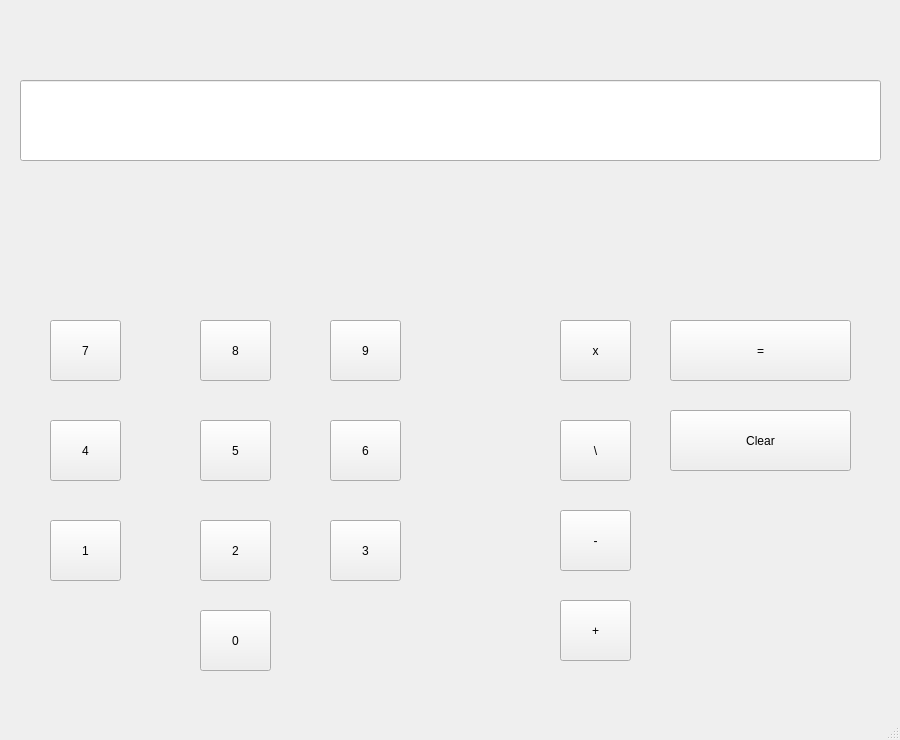
<?xml version="1.0" encoding="UTF-8"?>
<ui version="4.0">
 <class>MainWindow</class>
 <widget class="QMainWindow" name="MainWindow">
  <property name="geometry">
   <rect>
    <x>0</x>
    <y>0</y>
    <width>900</width>
    <height>740</height>
   </rect>
  </property>
  <property name="windowTitle">
   <string>MainWindow</string>
  </property>
  <widget class="QWidget" name="centralwidget">
   <widget class="QLineEdit" name="lineEdit">
    <property name="geometry">
     <rect>
      <x>20</x>
      <y>80</y>
      <width>861</width>
      <height>81</height>
     </rect>
    </property>
    <property name="styleSheet">
     <string notr="true">font: 75 20pt &quot;MS Shell Dlg 2&quot;;</string>
    </property>
    <property name="text">
     <string/>
    </property>
   </widget>
   <widget class="QPushButton" name="pushButton">
    <property name="geometry">
     <rect>
      <x>200</x>
      <y>610</y>
      <width>71</width>
      <height>61</height>
     </rect>
    </property>
    <property name="styleSheet">
     <string notr="true">font: 16pt &quot;MS Shell Dlg 2&quot;;</string>
    </property>
    <property name="text">
     <string>0</string>
    </property>
   </widget>
   <widget class="QPushButton" name="pushButton_2">
    <property name="geometry">
     <rect>
      <x>50</x>
      <y>520</y>
      <width>71</width>
      <height>61</height>
     </rect>
    </property>
    <property name="styleSheet">
     <string notr="true">font: 16pt &quot;MS Shell Dlg 2&quot;;</string>
    </property>
    <property name="text">
     <string>1</string>
    </property>
   </widget>
   <widget class="QPushButton" name="pushButton_3">
    <property name="geometry">
     <rect>
      <x>200</x>
      <y>520</y>
      <width>71</width>
      <height>61</height>
     </rect>
    </property>
    <property name="styleSheet">
     <string notr="true">font: 16pt &quot;MS Shell Dlg 2&quot;;</string>
    </property>
    <property name="text">
     <string>2</string>
    </property>
   </widget>
   <widget class="QPushButton" name="pushButton_4">
    <property name="geometry">
     <rect>
      <x>330</x>
      <y>520</y>
      <width>71</width>
      <height>61</height>
     </rect>
    </property>
    <property name="styleSheet">
     <string notr="true">font: 16pt &quot;MS Shell Dlg 2&quot;;</string>
    </property>
    <property name="text">
     <string>3</string>
    </property>
   </widget>
   <widget class="QPushButton" name="pushButton_5">
    <property name="geometry">
     <rect>
      <x>50</x>
      <y>420</y>
      <width>71</width>
      <height>61</height>
     </rect>
    </property>
    <property name="styleSheet">
     <string notr="true">font: 16pt &quot;MS Shell Dlg 2&quot;;</string>
    </property>
    <property name="text">
     <string>4</string>
    </property>
   </widget>
   <widget class="QPushButton" name="pushButton_6">
    <property name="geometry">
     <rect>
      <x>200</x>
      <y>420</y>
      <width>71</width>
      <height>61</height>
     </rect>
    </property>
    <property name="styleSheet">
     <string notr="true">font: 16pt &quot;MS Shell Dlg 2&quot;;</string>
    </property>
    <property name="text">
     <string>5</string>
    </property>
   </widget>
   <widget class="QPushButton" name="pushButton_7">
    <property name="geometry">
     <rect>
      <x>330</x>
      <y>420</y>
      <width>71</width>
      <height>61</height>
     </rect>
    </property>
    <property name="styleSheet">
     <string notr="true">font: 16pt &quot;MS Shell Dlg 2&quot;;</string>
    </property>
    <property name="text">
     <string>6</string>
    </property>
   </widget>
   <widget class="QPushButton" name="pushButton_8">
    <property name="geometry">
     <rect>
      <x>50</x>
      <y>320</y>
      <width>71</width>
      <height>61</height>
     </rect>
    </property>
    <property name="styleSheet">
     <string notr="true">font: 16pt &quot;MS Shell Dlg 2&quot;;</string>
    </property>
    <property name="text">
     <string>7</string>
    </property>
   </widget>
   <widget class="QPushButton" name="pushButton_9">
    <property name="geometry">
     <rect>
      <x>200</x>
      <y>320</y>
      <width>71</width>
      <height>61</height>
     </rect>
    </property>
    <property name="styleSheet">
     <string notr="true">font: 16pt &quot;MS Shell Dlg 2&quot;;</string>
    </property>
    <property name="text">
     <string>8</string>
    </property>
   </widget>
   <widget class="QPushButton" name="pushButton_10">
    <property name="geometry">
     <rect>
      <x>330</x>
      <y>320</y>
      <width>71</width>
      <height>61</height>
     </rect>
    </property>
    <property name="styleSheet">
     <string notr="true">font: 16pt &quot;MS Shell Dlg 2&quot;;</string>
    </property>
    <property name="text">
     <string>9</string>
    </property>
   </widget>
   <widget class="QPushButton" name="pushButton_11">
    <property name="geometry">
     <rect>
      <x>560</x>
      <y>420</y>
      <width>71</width>
      <height>61</height>
     </rect>
    </property>
    <property name="styleSheet">
     <string notr="true">font: 16pt &quot;MS Shell Dlg 2&quot;;</string>
    </property>
    <property name="text">
     <string>\</string>
    </property>
   </widget>
   <widget class="QPushButton" name="pushButton_12">
    <property name="geometry">
     <rect>
      <x>560</x>
      <y>510</y>
      <width>71</width>
      <height>61</height>
     </rect>
    </property>
    <property name="styleSheet">
     <string notr="true">font: 16pt &quot;MS Shell Dlg 2&quot;;</string>
    </property>
    <property name="text">
     <string>-</string>
    </property>
   </widget>
   <widget class="QPushButton" name="pushButton_13">
    <property name="geometry">
     <rect>
      <x>560</x>
      <y>600</y>
      <width>71</width>
      <height>61</height>
     </rect>
    </property>
    <property name="styleSheet">
     <string notr="true">font: 16pt &quot;MS Shell Dlg 2&quot;;</string>
    </property>
    <property name="text">
     <string>+</string>
    </property>
   </widget>
   <widget class="QPushButton" name="pushButton_14">
    <property name="geometry">
     <rect>
      <x>670</x>
      <y>320</y>
      <width>181</width>
      <height>61</height>
     </rect>
    </property>
    <property name="styleSheet">
     <string notr="true">font: 16pt &quot;MS Shell Dlg 2&quot;;</string>
    </property>
    <property name="text">
     <string>=</string>
    </property>
   </widget>
   <widget class="QPushButton" name="pushButton_15">
    <property name="geometry">
     <rect>
      <x>670</x>
      <y>410</y>
      <width>181</width>
      <height>61</height>
     </rect>
    </property>
    <property name="styleSheet">
     <string notr="true">font: 16pt &quot;MS Shell Dlg 2&quot;;</string>
    </property>
    <property name="text">
     <string>Clear</string>
    </property>
   </widget>
   <widget class="QPushButton" name="pushButton_16">
    <property name="geometry">
     <rect>
      <x>560</x>
      <y>320</y>
      <width>71</width>
      <height>61</height>
     </rect>
    </property>
    <property name="styleSheet">
     <string notr="true">font: 16pt &quot;MS Shell Dlg 2&quot;;</string>
    </property>
    <property name="text">
     <string>x</string>
    </property>
   </widget>
  </widget>
  <widget class="QMenuBar" name="menubar">
   <property name="geometry">
    <rect>
     <x>0</x>
     <y>0</y>
     <width>900</width>
     <height>31</height>
    </rect>
   </property>
  </widget>
  <widget class="QStatusBar" name="statusbar"/>
 </widget>
 <resources/>
 <connections/>
</ui>
